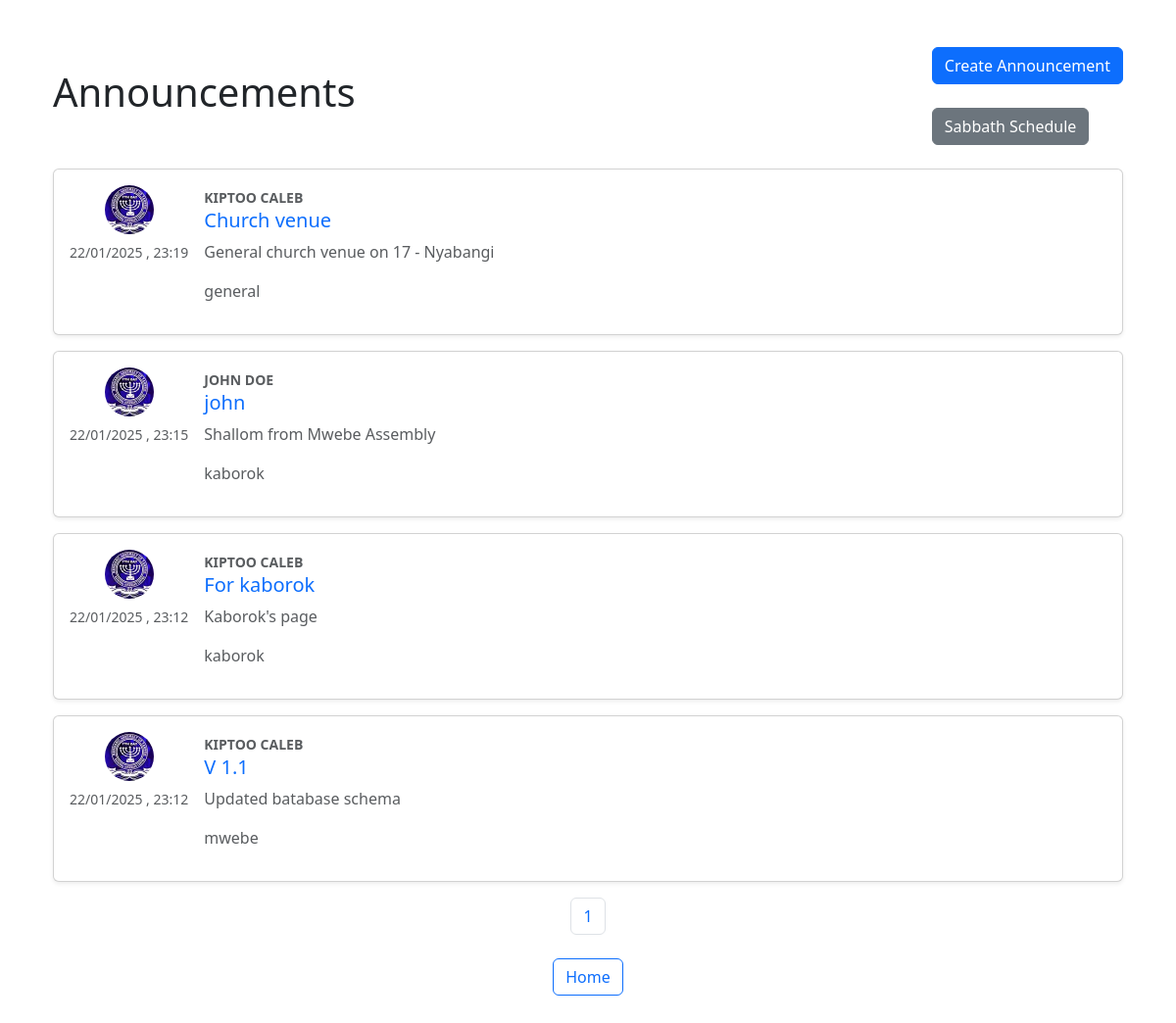
/general_announcements (signed in), run on the app's committed database.
### application/models.py (models this page shows, shortened)
class Announcement(db.Model):
    id = db.Column(db.Integer, primary_key=True)
    title = db.Column(db.String(100), nullable=False)
    content = db.Column(db.Text, nullable=False)
    branch = db.Column(db.String(50), nullable=False)
    date_posted = db.Column(db.DateTime, nullable=False, default=datetime.utcnow)
    user_id = db.Column(db.Integer, db.ForeignKey('user.id'), nullable=False)

class User(db.Model, UserMixin):
    id = db.Column(db.Integer, primary_key=1)
    firstname = db.Column(db.String(20), nullable=False)
    lastname = db.Column(db.String(20),  nullable=False)
    email = db.Column(db.String(120), unique=1, nullable=0)
    username = db.Column(db.String(20), unique=True, nullable=False)
    role = db.Column(db.String(20), nullable=False, default='member')
    branch = db.Column(db.String(20), nullable=False)
    date_of_birth = db.Column(db.Date, nullable=False)
    image_file = db.Column(db.String(20), nullable=False, default='default.jpg')
    password = db.Column(db.String(60), nullable=False)
    posts = db.relationship('Announcement', backref='author', lazy=True)

### application/announcements/routes.py (the view)
@announcements_bp.route('/general_announcements')
def general_announcements():
    if not current_user.is_authenticated:
        abort(403)
    page = request.args.get('page', 1, type=int)
    announcements=Announcement.query.order_by(Announcement.date_posted.desc()).paginate(page=page, per_page=15)
    return render_template('general_announcements.html', title='Announcements', announcements=announcements)

### application/models.py (called while the page is built)
@login_manager.user_loader
def load_user(user_id):
    return User.query.get(int(user_id))

### application/templates/general_announcements.html
{% extends "layout.html" %}
{% block content %}
<div class="container py-4">
  <div class="d-flex justify-content-between align-items-center mb-4">
    <h1 class="display-6">Announcements</h1> <br>
    <div>
      <a href="{{ url_for('announcements.create_announcement') }}" class="btn btn-primary">Create Announcement</a> <br> <br>
      <a href="{{ url_for('announcements.sabbath_schedule') }}" class="btn btn-secondary">Sabbath Schedule</a>
    </div>
  </div>
  {% for announcement in announcements %}
    <div class="card mb-3 shadow-sm">
      <div class="card-body d-flex align-items-start">
        <div class="d-flex flex-column align-items-center me-3" style="min-width: 60px;">
          <img src="{{ url_for('static', filename='profile_pics/' + announcement.author.image_file) }}" alt="Author" class="rounded-circle" style="width: 50px; height: 50px; object-fit: cover;">
          <small class="text-muted mt-2">{{ announcement.date_posted.strftime('%d/%m/%Y , %H:%M') }}</small>
        </div>
        <div class="flex-grow-1">
            <b><small class="text-muted mt-2">{{ announcement.author.firstname }} {{announcement.author.lastname}}</small></b>
          <h5>
            <a href="{{ url_for('announcements.show_announcement', announcement_id=announcement.id) }}" class="text-decoration-none text-primary">
              {{ announcement.title }}
            </a>
          </h5>
          <p class="text-muted">{{ announcement.content }}</p>
          <p class="text-muted">{{ announcement.branch }}</p>
        </div>
      </div>
    </div>
  {% endfor %}
  <nav aria-label="Announcements pagination">
    <ul class="pagination justify-content-center">
      {% for page_num in announcements.iter_pages() %}
        {% if page_num %}
          <li class="page-item">
            <a class="page-link" href="{{ url_for('announcements.announcements', page=page_num) }}">{{ page_num }}</a>
          </li>
        {% else %}
          <li class="page-item disabled"><span class="page-link">...</span></li>
        {% endif %}
      {% endfor %}
    </ul>
  </nav>
  <footer class="text-center mt-4">
    <a href="{{ url_for('main.home') }}" class="btn btn-outline-primary">Home</a>
  </footer>
</div>
{% endblock content %}

### data on the page
Announcement: image_file (placeholder picture), date_posted "22/01/2025 , 23:19", author.firstname "KIPTOO", author.lastname "CALEB", title "Church venue", content "General church venue on 17 - Nyabangi", branch "general"
Announcement: image_file (placeholder picture), date_posted "22/01/2025 , 23:15", author.firstname "JOHN", author.lastname "DOE", title "john", content "Shallom from Mwebe Assembly", branch "kaborok"
Announcement: image_file (placeholder picture), date_posted "22/01/2025 , 23:12", author.firstname "KIPTOO", author.lastname "CALEB", title "For kaborok", content "Kaborok's page", branch "kaborok"
Announcement: image_file (placeholder picture), date_posted "22/01/2025 , 23:12", author.firstname "KIPTOO", author.lastname "CALEB", title "V 1.1", content "Updated batabase schema", branch "mwebe"

### other printed values
{{ page_num }} "1"
